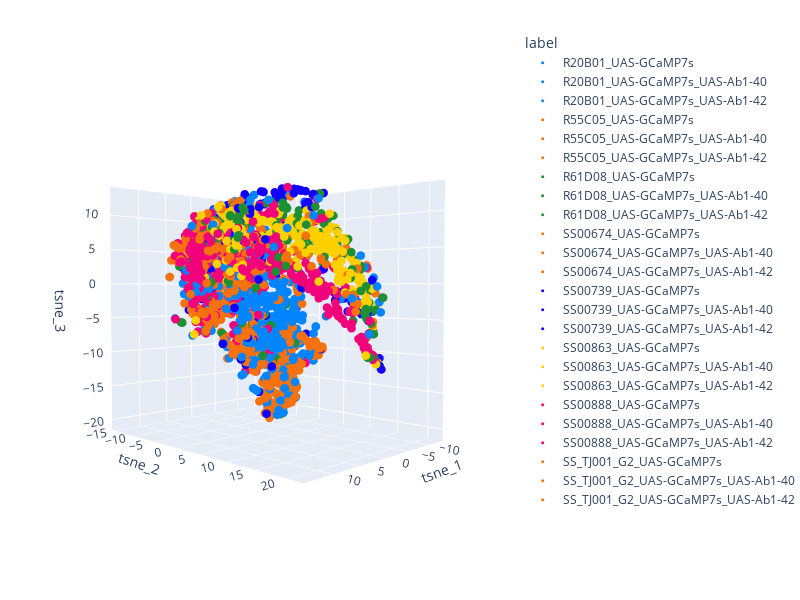

The code cell stored with this chart in its notebook:
### Code cell
# visualize and color-code by label, for different effectors independently
# subset the result dataframe
viz = tsne_result_df[tsne_result_df['effector']=='UAS-Ab1-42']

colors ={
    'R20B01_UAS-GCaMP7s':'#0385ff', 
    'R55C05_UAS-GCaMP7s':'#f5720f', 
    'SS_TJ001_G2_UAS-GCaMP7s':'#f5720f',
    'R61D08_UAS-GCaMP7s':'#1e8f33',
    'SS00674_UAS-GCaMP7s':'#f5720f',
    'SS00739_UAS-GCaMP7s':'#1100ff',
    'SS00863_UAS-GCaMP7s':'#ffd000',
    'SS00888_UAS-GCaMP7s':'#f2027a',
    'R20B01_UAS-GCaMP7s_UAS-Ab1-40':'#0385ff', 
    'R55C05_UAS-GCaMP7s_UAS-Ab1-40':'#f5720f',
    'SS_TJ001_G2_UAS-GCaMP7s_UAS-Ab1-40':'#f5720f', 
    'R61D08_UAS-GCaMP7s_UAS-Ab1-40':'#1e8f33',
    'SS00674_UAS-GCaMP7s_UAS-Ab1-40':'#f5720f',
    'SS00739_UAS-GCaMP7s_UAS-Ab1-40':'#1100ff',
    'SS00863_UAS-GCaMP7s_UAS-Ab1-40':'#ffd000',
    'SS00888_UAS-GCaMP7s_UAS-Ab1-40':'#f2027a',
    'R20B01_UAS-GCaMP7s_UAS-Ab1-42':'#0385ff', 
    'R55C05_UAS-GCaMP7s_UAS-Ab1-42':'#f5720f',
    'SS_TJ001_G2_UAS-GCaMP7s_UAS-Ab1-42':'#f5720f', 
    'R61D08_UAS-GCaMP7s_UAS-Ab1-42':'#1e8f33',
    'SS00674_UAS-GCaMP7s_UAS-Ab1-42':'#f5720f',
    'SS00739_UAS-GCaMP7s_UAS-Ab1-42':'#1100ff',
    'SS00863_UAS-GCaMP7s_UAS-Ab1-42':'#ffd000',
    'SS00888_UAS-GCaMP7s_UAS-Ab1-42':'#f2027a'}

# 3D visualization
fig = px.scatter_3d(tsne_result_df, x = 'tsne_1',y = 'tsne_2',z='tsne_3', color = 'label',color_discrete_map = colors)
fig.update_traces(marker_size = 3)

fig.update_layout(
    width=800, height=600,
    margin=dict(t=30, r=0, l=30, b=10)
)
camera = dict(
    eye=dict(x=2, y=2, z=0.1),
)

fig.update_layout(scene_camera=camera)
fig.show()
